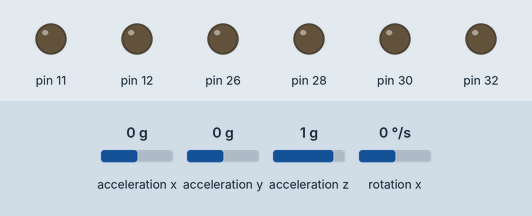
This sketch was run on a simulated Arduino Mega 2560, built with avr-gcc and run on an emulated ATmega2560. Parts: output pins drawn as LEDs (lit = HIGH). Wiring (inferred from the names in the program): MPU-6050 motion sensor at I2C address 0x68. Inputs (shaded band) come from the test bench; at power-on: acceleration x 0 g, acceleration y 0 g, acceleration z 1 g, rotation x 0 °/s. What the sketch prints to the serial monitor is not drawn.

Above: at 0.1 s.
At 41.5 s:
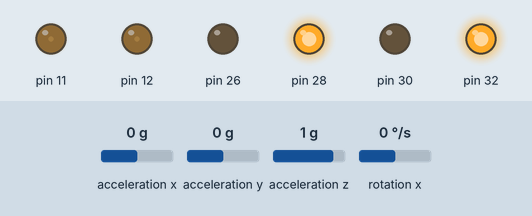
Timing chart, 0 to 43.0 s (numbered marks = the images above):
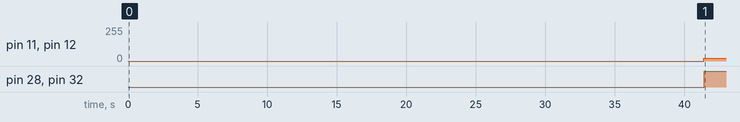

The sketch:

InvertedPendulumCoDe.ino
```cpp
//ARDUINO MEGA RUNS AT 16 MHZ

#include<Wire.h>
#include<math.h>

#define MPU6050_SELF_TEST_X         0x0D
#define MPU6050_SELF_TEST_Y         0x0E
#define MPU6050_SELF_TEST_Z         0x0F

#define MPU6050_RA_GYRO_CONFIG      0x1B
#define MPU6050_RA_ACCEL_CONFIG     0x1C

#define MPU6050_RA_ACCEL_XOUT_H     0x3B
#define MPU6050_RA_ACCEL_XOUT_L     0x3C
#define MPU6050_RA_ACCEL_YOUT_H     0x3D
#define MPU6050_RA_ACCEL_YOUT_L     0x3E
#define MPU6050_RA_ACCEL_ZOUT_H     0x3F

#define MPU6050_RA_ACCEL_ZOUT_L     0x40
#define MPU6050_RA_TEMP_OUT_H       0x41
#define MPU6050_RA_TEMP_OUT_L       0x42
#define MPU6050_RA_GYRO_XOUT_H      0x43
#define MPU6050_RA_GYRO_XOUT_L      0x44
#define MPU6050_RA_GYRO_YOUT_H      0x45
#define MPU6050_RA_GYRO_YOUT_L      0x46
#define MPU6050_RA_GYRO_ZOUT_H      0x47
#define MPU6050_RA_GYRO_ZOUT_L      0x48

#define OFFSET_MOTORS 90

#define alphaY 0.03
#define alphaZ 0.03
#define alpha_Angle 0.03
#define alpha_angvel_X 0.02

#define CompZRef 0
#define angVelRef 0

#define Kp 0.041//0.042
#define Kd 0.1//0.1

int32_t  MEAN_Z = 400;//536
int32_t  MEAN_VANG_X = 833;//883

int16_t AcX,AcY,AcZ,Tmp,GyX,GyY,GyZ;
int16_t F_CompY,F_CompZ,F_AngVel_X;
int16_t CompY,CompZ,AngVel_X;
int16_t F_CompY_1,F_CompZ_1,F_AngVel_X_1;

int16_t pwmAprev;
int16_t pwmBprev;

double ang;
double ang_1;

double Angle;
int16_t VelAngle;

const int MPU_addr=0x68;// I2C address of the MPU-6050

unsigned char readingRegister;
int stringValue[41] = {0, 102, 204, 306, 409, 511, 613, 716, 818, 920, 1023, 920, 818, 716, 613, 511, 409, 306, 204, 102, 0,-102, -204, -306, -409, -511, -613, -716, -818, -920, -1023, -920, -818, -716, -613, -511, -409, -306, -204, -102, 0};
int stSTVL;

char counter = 1;
int ci = 0;
bool sense = false;

int man_Signal;

void readRegister(unsigned char Register)
{
    readingRegister = 0;
    Wire.beginTransmission(MPU_addr);
    Wire.write(Register);
    Wire.endTransmission();
    Wire.requestFrom(MPU_addr,1,true);

    readingRegister = (0x000000FF & (Wire.read()));
}

void writeRegister(unsigned char Register,unsigned char Info)
{
    Wire.beginTransmission(MPU_addr);
    Wire.write(Register);
    Wire.write(Info);
    Wire.endTransmission();
}

int16_t readVariable(unsigned char RegH,unsigned char RegL)
{
    int16_t variable = 0;
    readRegister(RegH);
    variable = (readingRegister<<8);
    readRegister(RegL);
    variable |= readingRegister;
    return variable;
}

double Sign(double Value)
{
  double Signo;
  if(Value == 0.0)
  {
    Signo = 0.0;
  }
  if(Value > 0.0)
  {
    Signo = 1.0;
  }else
  {
    Signo = -1.0;
  }
  return Signo;
}

int Sign(int Value)
{
  int Signo;
  if(Value == 0)
  {
    Signo = 0;
  }
  if(Value > 0)
  {
    Signo = 1;
  }else
  {
    Signo = -1;
  }
  return Signo;
}

//WE NEED TO WAIT FOR 12 SECONDS! AT LEAST!
void sensorZeroing()
{
    int16_t counter = 0;
    int32_t  sumV_Z = 0;
    int32_t  sum_VANG_X = 0;

    //Settling for 12 s
    for(char aa = 1;aa <= 12; aa++)
    {
      _delay_ms(1000);
      printBlueTooth(int16_t(aa-1),int16_t(aa),int16_t(aa+1));
    }

    //Then 10 s
    while (counter < 10000)
    {
      readAccelerometerMine();
      sumV_Z = sumV_Z + AcZ;
      sum_VANG_X = sum_VANG_X + GyX;
      _delay_ms(1);
      counter = counter + 1;
    }
    MEAN_Z =  int32_t(sumV_Z/10000);//536
    MEAN_VANG_X = int32_t(sum_VANG_X/10000);//883
}

void setup()
{
  // put your setup code here, to run once:

/*
  TCCR0A = 0b00000010;//CTC MODE
  TCCR0B = 0b00000100;//256 div factor
  OCR0A = 155;//Value to achieve 200 Hz
  //TCCR0B = 0b00000101;//256 div factor
  //OCR0A = 77;//Value to achieve 100 Hz
  TIMSK0 = 0b00000010;
*/
  Serial.begin(38400);
  Serial3.begin(38400);

  Serial.print("LLEGA AQUI");

  Wire.begin();
  Wire.beginTransmission(MPU_addr);
  Wire.write(0x6B);  // PWR_MGMT_1 register
  Wire.write(0);     // set to zero (wakes up the MPU-6050)
  Wire.endTransmission();

  DDRB |= 0b01100000;
  DDRC |= 0b10100000;
  DDRA |= 0b01010000;

  PORTL = 0;
  PORTC = 0;

  TCCR1A |= 0b10100011;
  TCCR1B |= 0b00000001;
  //ICR1 = 65535;
  ICR1 = 1023;

  F_CompY_1 = 0;
  F_CompZ_1 = 0;
  F_AngVel_X_1 = 0;
  ang_1 = 0;

  man_Signal = 0;
  pwmAprev = 0;
  pwmBprev = 0;
  stSTVL = 0;

  readingRegister = 0;

  //Wait for some time so the accelerometer settles
  sensorZeroing();//WE NEED TO WAIT FOR 12 SECONDS! AT LEAST!
}

/*
void readAccelerometerMine()
{
    Wire.beginTransmission(MPU_addr);
    Wire.write(0x3B);  // starting with register 0x3B (ACCEL_XOUT_H)
    Wire.endTransmission();
    Wire.requestFrom(MPU_addr,14,true);  // request a total of 14 registers

    AcX=Wire.read()<<8|Wire.read();  // 0x3B (ACCEL_XOUT_H) & 0x3C (ACCEL_XOUT_L)
    AcY=Wire.read()<<8|Wire.read();  // 0x3D (ACCEL_YOUT_H) & 0x3E (ACCEL_YOUT_L)
    AcZ=Wire.read()<<8|Wire.read();  // 0x3F (ACCEL_ZOUT_H) & 0x40 (ACCEL_ZOUT_L)
    Tmp=Wire.read()<<8|Wire.read();  // 0x41 (TEMP_OUT_H) & 0x42 (TEMP_OUT_L)
    GyX=Wire.read()<<8|Wire.read();  // 0x43 (GYRO_XOUT_H) & 0x44 (GYRO_XOUT_L)
    GyY=Wire.read()<<8|Wire.read();  // 0x45 (GYRO_YOUT_H) & 0x46 (GYRO_YOUT_L)
    GyZ=Wire.read()<<8|Wire.read();  // 0x47 (GYRO_ZOUT_H) & 0x48 (GYRO_ZOUT_L)
}
*/

void readAccelerometerMine()
{
    AcZ = readVariable(MPU6050_RA_ACCEL_ZOUT_H,MPU6050_RA_ACCEL_ZOUT_L);
    GyX = readVariable(MPU6050_RA_GYRO_XOUT_H,MPU6050_RA_GYRO_XOUT_L);
}

void prepareReadings()
{
    CompZ = int16_t(AcZ - MEAN_Z);
    AngVel_X = int16_t(GyX - MEAN_VANG_X);

    F_CompZ = int16_t((alphaZ*CompZ) +((1-alphaZ)*F_CompZ_1));
    F_AngVel_X = int16_t((alpha_angvel_X*AngVel_X) +((1-alpha_angvel_X)*F_AngVel_X_1));

    F_CompZ_1 = F_CompZ;
    F_AngVel_X_1 = F_AngVel_X;
}

void writeMotorA(int value)
{
    if(value == 0)
    {
      PORTC = 0;
    }
    if(value > 0)
    {
      PORTC = 0b10000000;
    }else
    {
      PORTC = 0b00100000;
    }
    OCR1A = fabs(value) + OFFSET_MOTORS;
    pwmAprev = value;
}

void writeMotorB(int value)
{
    if(value == 0)
    {
      PORTA = 0;
    }

    if(value >= 0)
    {
      PORTA = 0b01000000;
    }else
    {
      PORTA = 0b00010000;
    }
    OCR1B = fabs(value)+ OFFSET_MOTORS ;
    pwmBprev = value;
}

int calculatecorrectionSignal()
{
  //(Kp+Kd)
  //#define AngleRef 0.0
  //#define angVelRef 0.0
  //return Kp*(AngleRef - Angle);
  //return Kd*(angVelRef - VelAngle);
  return (Kp*(CompZRef - F_CompZ)) + (Kd*(angVelRef - F_AngVel_X));
}

void printMatlabFormat()
{
    Serial.print(AcZ);
    Serial.print(", ");
    Serial.print(GyX);
    Serial.println(";");

    /*
    Serial.print(Angle,4);
    Serial.print(", ");
    Serial.print(VelAngle);
    Serial.print(", ");
    Serial.print(man_Signal);
    Serial.println(";");
    */
}

void printBlueTooth(int16_t  val1,int16_t val2,int16_t val3)
{
    byte Ay1,Ay2,Az1,Az2,vx1,vx2;
    Ay1 = (0xFF)&(val1);
    Ay2 = (0xFF)&(val1>>8);
    Az1 = (0xFF)&(val2);
    Az2 = (0xFF)&(val2>>8);
    vx1 = (0xFF)&(val3);
    vx2 = (0xFF)&(val3>>8);

    Serial3.write(0x40);
    Serial3.write(Ay1);
    Serial3.write(Ay2);
    Serial3.write(Az1);
    Serial3.write(Az2);
    Serial3.write(vx1);
    Serial3.write(vx2);
    Serial3.write(0x23);

    /*  AngVel_X
    Serial.print(Angle,4);
    Serial.print(", ");
    Serial.print(VelAngle);
    Serial.print(", ");
    Serial.print(man_Signal);
    Serial.println(";");
    */
}
void loop()
{
    readAccelerometerMine();
    prepareReadings();
    man_Signal = calculatecorrectionSignal();

    writeMotorA(man_Signal);
    writeMotorB(man_Signal);

    //printMatlabFormat();

    //printBlueTooth(GyX,MEAN_VANG_X,F_AngVel_X);
    //printBlueTooth(AcZ,MEAN_Z,F_CompZ);
    //printBlueTooth(MEAN_Z,MEAN_VANG_X,1234);

    printBlueTooth(F_CompZ,F_AngVel_X,man_Signal);//when normal use

    delay(1);
}
```

Measured:
- by itself, pin 11, pin 12: 0/255 → 22/255 at 41.4 s
- by itself, pin 28, pin 32: LOW → HIGH at 41.4 s
